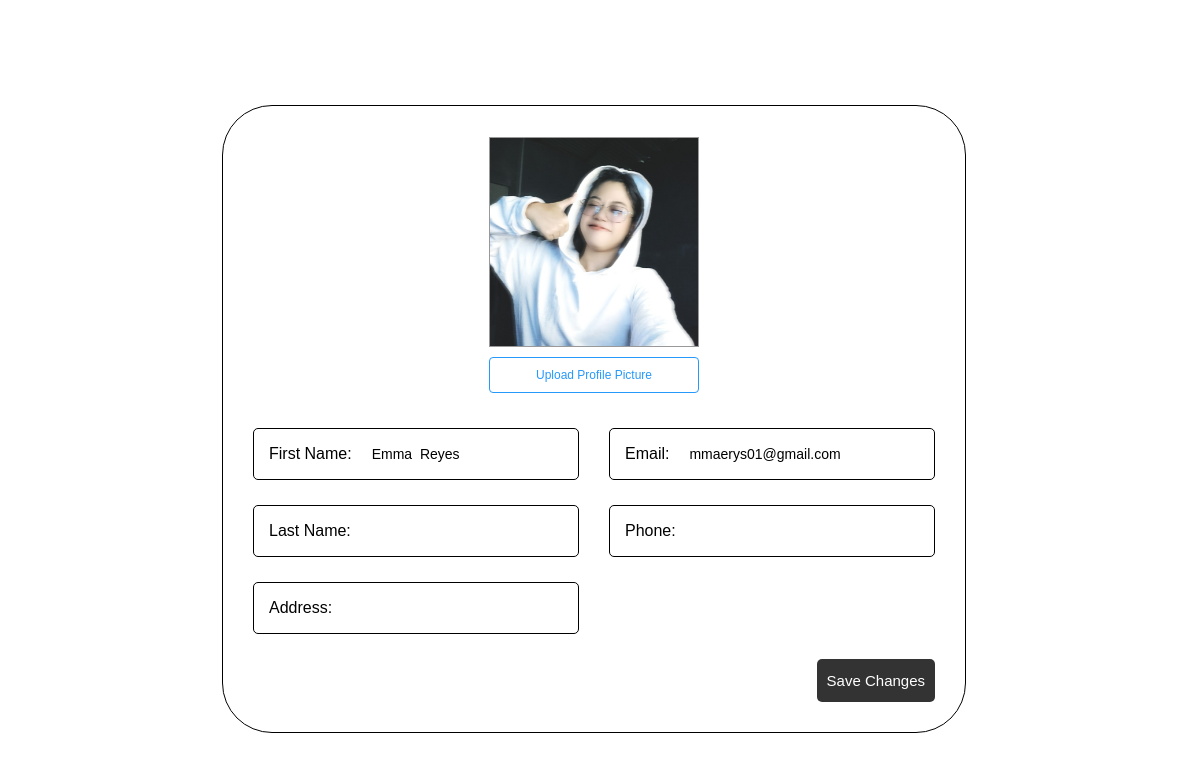
The page /edituser2.php?UserID=48 on the database its author committed.
### tables this page shows
CREATE TABLE `users` (
  `UserID` int(11) NOT NULL,
  `FName` varchar(50) NOT NULL,
  `LName` varchar(50) NOT NULL,
  `username` varchar(50) NOT NULL,
  `password` varchar(100) NOT NULL,
  `email` varchar(50) NOT NULL,
  `phone` varchar(15) DEFAULT NULL,
  `address` varchar(200) DEFAULT NULL,
  `block` int(11) NOT NULL,
  `admin` int(1) NOT NULL,
  `profile` varchar(200) NOT NULL,
  `verification` varchar(10) NOT NULL,
  `verification_code` varchar(10) NOT NULL
);

### edituser2.php (the view, shortened to what this page needs)
<!DOCTYPE html>
<html>
<head>
    <link rel="stylesheet" href="css/stylemain.css">
    <link rel="stylesheet" href="css/header.css">
</head>
<?php
include("connect.php");
$UserID = $_GET['UserID'];
$queryUser = mysqli_query($con, "SELECT * FROM users WHERE UserID = $UserID");
$rowUser = mysqli_fetch_assoc($queryUser);
$location = $rowUser["profile"];
$FName  = $rowUser["FName"];
$LName = $rowUser["LName"];
$address = $rowUser["address"];
$email = $rowUser["email"];
$phone = $rowUser["phone"];
?>
<body>
    <section>
        <div class="wrapper" id="w1">
            <form action="" method="post" enctype="multipart/form-data">
                <div class="wedit">
                    <div class="weditimg">
                        <?php
                        echo "<img id='profileImage' src='$location' alt='Profile Picture'>";
                        ?>
                        <label class="btn-upload-img">
                            Upload Profile Picture <input type="file" id="img" name="img" accept="image/*">
                        </label>
                    </div>
                    <div class="weform">
                        <div class="inweform">
                            <div class="weitem">
                                <div class="border">
                                    <p>First Name:</p>
                                </div>
                                <?php
                                echo "<input type='text' name='first_name' value='$FName'>";
                                ?>
                            </div>
                            <div class="weitem">
                                <div class="border">
                                    <p>Last Name:</p>
                                </div>
                                <?php
                                echo "<input type='text' name='last_name' value='$LName'>";
                                ?>
                            </div>
                            <div class="weitem">
                                <div class="border">
                                    <p>Address:</p>
                                </div>
                                <?php
                                echo "<input type='text' name='address' value='$address'>";
                                ?>
                            </div>
                        </div>
                        <div class="inweform">
                            <div class="weitem">
                                <div class="border">
                                    <p>Email:</p>
                                </div>
                                <?php
                                echo "<input type='text' name='email' id='emailInput' value='$email' style='text-transform: none;' pattern='.*\.com' title='Please enter a valid email address'>";
                                ?>
                            </div>
                            <div class="weitem">
                                <div class="border">
                                    <p>Phone:</p>
                                </div>
                                <?php
                                echo "<input type='tel' name='phone' value='$phone' pattern='^(\d{11}|\d{12}|\d{13})?$' title='Enter 11 or 13 digits'>";
                                ?>
                            </div>
                            <label class="btn-save">
                                <div class="btnsave">
                                    Save Changes <input formaction="aupdateuser2.php" type="submit" name="submit">
                                </div>
                            </label>
                        </div>
                    </div>
                </div>
            </form>
        </div>
    </section>
</body>
</html>

### css/stylemain.css (style rules this page uses)
:root { --fontcolor: rgba(255, 255, 255, 1); }
* { font-family: Arial, Helvetica, sans-serif; scroll-behavior: smooth; transition: all 0.2s ease-in-out; max-width: 99vw; z-index: 0; padding: 0px; margin: 0px; box-sizing: inherit; }
.wedit { display: flex; border: 1px solid #000000; margin-top: 50px; align-items: center; border-radius: 50px; padding: 30px; gap: 20px; flex-direction: column; }
.weditimg { width: 238px; height: 272px; display: flex; flex-direction: column; align-items: center; justify-content: center; gap: 10px; }
.weditimg img { object-fit: cover; width: 208px; height: 208px; border: 1px solid rgba(0, 0, 0, 0.4); }
.weditimg label { margin: 0 auto 15px; padding: 10px 0; border: 1px solid #2699fb; font-size: 12px; }
.weitem { display: flex; border: 1px solid black; border-radius: 5px; height: 50px; align-items: center; width: 324px; }
.weform { display: flex; gap: 30px; text-transform: capitalize; }
.btn-upload-img { width: 208px; color: #2699fb; border-radius: 4px; text-align: center; cursor: pointer; }
.inweform { display: flex; flex-direction: column; gap: 25px; }
.btn-save { margin-left: auto; color: #2699fb; border-radius: 4px; text-align: center; cursor: pointer; }
.btnsave { padding: 13px 10px; background-color: #333; color: #fff; border-radius: 5px; font-size: 15px; }
.weitem input { all: unset; padding: 10px 15px 10px 10px; outline: none; font-size: 14px; }
.border { padding: 10px 10px 10px 15px; }
.wrapper { position: relative; top: 55px; padding-bottom: 90px; }
#w1 { display: flex; flex-direction: column; align-items: center; }

### css/header.css (style rules this page uses)
* { padding: 0px; margin: 0px; font-family: Arial, Helvetica, sans-serif; }
body { position: relative; }

### rows shown on the page
users: profile (picture), first_name "Emma Reyes", email "mmaerys01@gmail.com"
